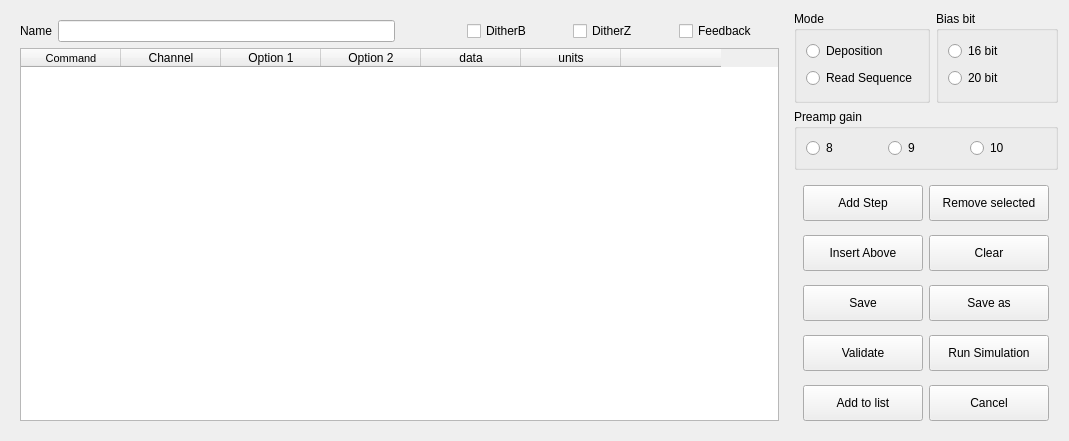
<?xml version="1.0" encoding="UTF-8"?>
<ui version="4.0">
 <class>SequenceEditor</class>
 <widget class="QWidget" name="SequenceEditor">
  <property name="windowModality">
   <enum>Qt::ApplicationModal</enum>
  </property>
  <property name="geometry">
   <rect>
    <x>0</x>
    <y>0</y>
    <width>1069</width>
    <height>441</height>
   </rect>
  </property>
  <property name="windowTitle">
   <string>Sequence Editor</string>
  </property>
  <layout class="QGridLayout" name="gridLayout_6">
   <item row="0" column="1">
    <widget class="QGroupBox" name="Mode">
     <property name="title">
      <string>Mode</string>
     </property>
     <layout class="QGridLayout" name="gridLayout_2">
      <item row="0" column="0">
       <widget class="QRadioButton" name="radioButton_Deposition_Mode">
        <property name="text">
         <string>Deposition</string>
        </property>
       </widget>
      </item>
      <item row="1" column="0">
       <widget class="QRadioButton" name="radioButton_ReadSeq_Mode">
        <property name="text">
         <string>Read Sequence</string>
        </property>
       </widget>
      </item>
     </layout>
    </widget>
   </item>
   <item row="0" column="2">
    <widget class="QGroupBox" name="Bias">
     <property name="title">
      <string>Bias bit</string>
     </property>
     <layout class="QGridLayout" name="gridLayout_3">
      <item row="0" column="0">
       <widget class="QRadioButton" name="radioButton_16bit_Bias">
        <property name="text">
         <string>16 bit</string>
        </property>
       </widget>
      </item>
      <item row="1" column="0">
       <widget class="QRadioButton" name="radioButton_20bit_Bias">
        <property name="text">
         <string>20 bit</string>
        </property>
       </widget>
      </item>
     </layout>
    </widget>
   </item>
   <item row="2" column="1" colspan="2">
    <widget class="QWidget" name="Edit" native="true">
     <property name="sizePolicy">
      <sizepolicy hsizetype="Preferred" vsizetype="Preferred">
       <horstretch>0</horstretch>
       <verstretch>0</verstretch>
      </sizepolicy>
     </property>
     <property name="minimumSize">
      <size>
       <width>0</width>
       <height>0</height>
      </size>
     </property>
     <layout class="QGridLayout" name="gridLayout_4">
      <property name="verticalSpacing">
       <number>14</number>
      </property>
      <item row="3" column="1">
       <widget class="QPushButton" name="pushButton_Simulation_Edit">
        <property name="minimumSize">
         <size>
          <width>120</width>
          <height>36</height>
         </size>
        </property>
        <property name="text">
         <string>Run Simulation</string>
        </property>
       </widget>
      </item>
      <item row="2" column="0">
       <widget class="QPushButton" name="pushButton_Save_Edit">
        <property name="minimumSize">
         <size>
          <width>120</width>
          <height>36</height>
         </size>
        </property>
        <property name="text">
         <string>Save</string>
        </property>
       </widget>
      </item>
      <item row="0" column="1">
       <widget class="QPushButton" name="pushButton_Remove_Edit">
        <property name="minimumSize">
         <size>
          <width>120</width>
          <height>36</height>
         </size>
        </property>
        <property name="text">
         <string>Remove selected</string>
        </property>
       </widget>
      </item>
      <item row="1" column="0">
       <widget class="QPushButton" name="pushButton_Insert_Edit">
        <property name="minimumSize">
         <size>
          <width>120</width>
          <height>36</height>
         </size>
        </property>
        <property name="text">
         <string>Insert Above</string>
        </property>
       </widget>
      </item>
      <item row="3" column="0">
       <widget class="QPushButton" name="pushButton_Validate_Edit">
        <property name="minimumSize">
         <size>
          <width>120</width>
          <height>36</height>
         </size>
        </property>
        <property name="text">
         <string>Validate</string>
        </property>
       </widget>
      </item>
      <item row="0" column="0">
       <widget class="QPushButton" name="pushButton_AddStep_Edit">
        <property name="minimumSize">
         <size>
          <width>120</width>
          <height>36</height>
         </size>
        </property>
        <property name="text">
         <string>Add Step</string>
        </property>
       </widget>
      </item>
      <item row="4" column="0">
       <widget class="QPushButton" name="pushButton_AddtoList_Edit">
        <property name="minimumSize">
         <size>
          <width>120</width>
          <height>36</height>
         </size>
        </property>
        <property name="text">
         <string>Add to list</string>
        </property>
       </widget>
      </item>
      <item row="4" column="1">
       <widget class="QPushButton" name="pushButton_Cancel_Edit">
        <property name="minimumSize">
         <size>
          <width>120</width>
          <height>36</height>
         </size>
        </property>
        <property name="text">
         <string>Cancel</string>
        </property>
       </widget>
      </item>
      <item row="1" column="1">
       <widget class="QPushButton" name="pushButton_Clear_Edit">
        <property name="minimumSize">
         <size>
          <width>120</width>
          <height>36</height>
         </size>
        </property>
        <property name="text">
         <string>Clear</string>
        </property>
       </widget>
      </item>
      <item row="2" column="1">
       <widget class="QPushButton" name="pushButton_SaveAs_Edit">
        <property name="minimumSize">
         <size>
          <width>120</width>
          <height>36</height>
         </size>
        </property>
        <property name="text">
         <string>Save as</string>
        </property>
       </widget>
      </item>
     </layout>
    </widget>
   </item>
   <item row="1" column="1" colspan="2">
    <widget class="QGroupBox" name="Preamp">
     <property name="sizePolicy">
      <sizepolicy hsizetype="Preferred" vsizetype="Fixed">
       <horstretch>0</horstretch>
       <verstretch>0</verstretch>
      </sizepolicy>
     </property>
     <property name="minimumSize">
      <size>
       <width>0</width>
       <height>60</height>
      </size>
     </property>
     <property name="title">
      <string>Preamp gain</string>
     </property>
     <layout class="QGridLayout" name="gridLayout">
      <item row="0" column="0">
       <widget class="QRadioButton" name="radioButton_Gain8_Preamp">
        <property name="text">
         <string>8</string>
        </property>
       </widget>
      </item>
      <item row="0" column="1">
       <widget class="QRadioButton" name="radioButton_Gain9_Preamp">
        <property name="text">
         <string>9</string>
        </property>
       </widget>
      </item>
      <item row="0" column="2">
       <widget class="QRadioButton" name="radioButton_Gain10_Preamp">
        <property name="text">
         <string>10</string>
        </property>
       </widget>
      </item>
     </layout>
    </widget>
   </item>
   <item row="0" column="0" rowspan="3">
    <widget class="QWidget" name="Table" native="true">
     <property name="minimumSize">
      <size>
       <width>360</width>
       <height>0</height>
      </size>
     </property>
     <layout class="QGridLayout" name="gridLayout_5">
      <item row="1" column="0" colspan="6">
       <widget class="QTableWidget" name="table_Content_SeqEditor">
        <property name="columnCount">
         <number>7</number>
        </property>
        <column>
         <property name="text">
          <string>Command</string>
         </property>
         <property name="font">
          <font>
           <pointsize>8</pointsize>
          </font>
         </property>
         <property name="textAlignment">
          <set>AlignCenter</set>
         </property>
        </column>
        <column>
         <property name="text">
          <string>Channel</string>
         </property>
         <property name="textAlignment">
          <set>AlignCenter</set>
         </property>
        </column>
        <column>
         <property name="text">
          <string>Option 1</string>
         </property>
         <property name="textAlignment">
          <set>AlignCenter</set>
         </property>
        </column>
        <column>
         <property name="text">
          <string>Option 2</string>
         </property>
         <property name="textAlignment">
          <set>AlignCenter</set>
         </property>
        </column>
        <column>
         <property name="text">
          <string>data</string>
         </property>
         <property name="textAlignment">
          <set>AlignCenter</set>
         </property>
        </column>
        <column>
         <property name="text">
          <string>units</string>
         </property>
         <property name="textAlignment">
          <set>AlignCenter</set>
         </property>
        </column>
        <column>
         <property name="text">
          <string/>
         </property>
        </column>
       </widget>
      </item>
      <item row="0" column="0">
       <widget class="QLabel" name="label">
        <property name="text">
         <string>Name</string>
        </property>
       </widget>
      </item>
      <item row="0" column="2">
       <spacer name="horizontalSpacer">
        <property name="orientation">
         <enum>Qt::Horizontal</enum>
        </property>
        <property name="sizeType">
         <enum>QSizePolicy::Maximum</enum>
        </property>
        <property name="sizeHint" stdset="0">
         <size>
          <width>60</width>
          <height>20</height>
         </size>
        </property>
       </spacer>
      </item>
      <item row="0" column="3">
       <widget class="QCheckBox" name="checkBox_DitherB__SeqEditor">
        <property name="minimumSize">
         <size>
          <width>100</width>
          <height>0</height>
         </size>
        </property>
        <property name="text">
         <string>DitherB</string>
        </property>
       </widget>
      </item>
      <item row="0" column="1">
       <widget class="QLineEdit" name="lineEdit_Name_SeqEditor"/>
      </item>
      <item row="0" column="5">
       <widget class="QCheckBox" name="checkBox_FeedbackON__SeqEditor">
        <property name="minimumSize">
         <size>
          <width>100</width>
          <height>0</height>
         </size>
        </property>
        <property name="text">
         <string>Feedback</string>
        </property>
       </widget>
      </item>
      <item row="0" column="4">
       <widget class="QCheckBox" name="checkBox_DitherZ__SeqEditor">
        <property name="minimumSize">
         <size>
          <width>100</width>
          <height>0</height>
         </size>
        </property>
        <property name="text">
         <string>DitherZ</string>
        </property>
       </widget>
      </item>
     </layout>
    </widget>
   </item>
  </layout>
 </widget>
 <resources/>
 <connections/>
</ui>
